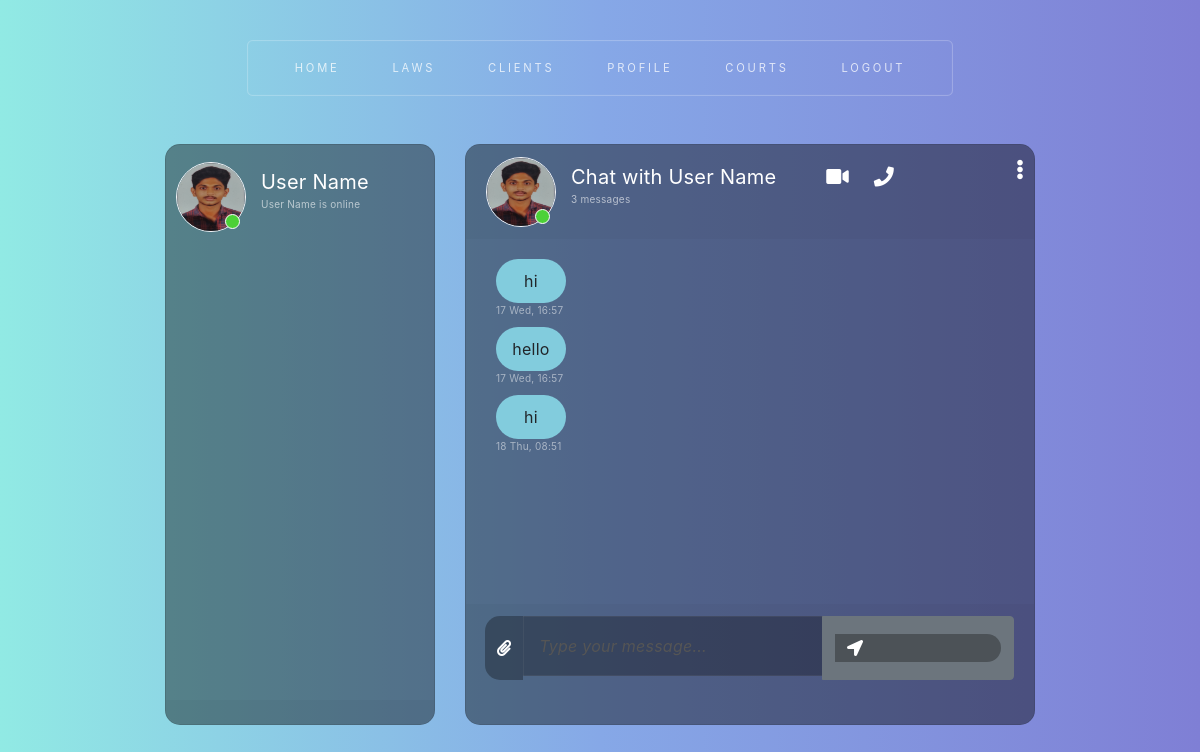
The app's page /lawyer/contact_clients/?id=5 (signed in) with its own data.
### user/models.py (models this page shows)
class Thread(models.Model):
    first_person = models.ForeignKey(User, on_delete=models.CASCADE, null=True, blank=True, related_name='thread_first_person')
    second_person = models.ForeignKey(User, on_delete=models.CASCADE, null=True, blank=True,
                                     related_name='thread_second_person')
    updated = models.DateTimeField(auto_now=True)
    timestamp = models.DateTimeField(auto_now_add=True)
    objects = ThreadManager()
    class Meta:
        unique_together = ['first_person', 'second_person']

class Complete_Profile(models.Model):
    user= models.ForeignKey(User, on_delete=models.CASCADE, related_name='profile')
    image = models.ImageField(upload_to="profile/")
    address=models.TextField()
    city=models.CharField(max_length=255)
    country=models.CharField(max_length=255)
    zip=models.IntegerField()
    mobile=models.IntegerField()

class ChatMessage(models.Model):
    thread = models.ForeignKey(Thread, null=True, blank=True, on_delete=models.CASCADE, related_name='chatmessage_thread')
    user = models.ForeignKey(User, on_delete=models.CASCADE)
    message = models.TextField()
    timestamp = models.DateTimeField(auto_now_add=True)
    read = models.BooleanField(default=False)

### lawyer/views.py (the view)
# urls.py: path('contact_clients/', contact_clients, name='contact_clients'),
def contact_clients(request):
    threads = None
    c_id = request.GET.get('id')
    print(c_id)
    l_id = request.user.id
    c = User.objects.get(id=c_id)
    l = User.objects.get(id=l_id)
    prof = Complete_Profile.objects.get(user=c)
    thread = Thread.objects.get(first_person=c,second_person=l)
    print(thread)
    unread_messages = ChatMessage.objects.filter(thread=thread, user=c_id, read=False)
    print(unread_messages)
    for msg in unread_messages:
        msg.read = True
        msg.save()
    if thread is not None:
        threads = Thread.objects.filter(pk=thread.pk).prefetch_related('chatmessage_thread').order_by('timestamp')
    return render(request, 'contact_clients.html', {'id': c_id,
                                                    'Threads': threads, 'to_user': c,'p':prof,
                                                    'logged_in_user_id': l_id})

### lawyer/templates/contact_clients.html (shortened to what this page needs)
{% load static %}
{% include 'lawyer_nav.html' %}
<!DOCTYPE html>
<html>
	<head>
		<link rel="stylesheet" href="https://stackpath.bootstrapcdn.com/bootstrap/4.1.3/css/bootstrap.min.css">
		<link rel="stylesheet" href="https://use.fontawesome.com/releases/v5.5.0/css/all.css">
		<link rel="stylesheet" type="text/css" href="https://cdnjs.cloudflare.com/ajax/libs/malihu-custom-scrollbar-plugin/3.1.5/jquery.mCustomScrollbar.min.css">
        <link rel="stylesheet" href="{% static 'css/message.css' %}">
    </head>
	<body>
		<div class="container-fluid h-100" style="padding-top:120px;">
			<div class="row justify-content-center h-100 ">
				<div class="col-md-4 col-xl-3 chat h-100 mt-4">
                    <div class="card mb-sm-3 mb-md-0 contacts_card">
					<div class="card-body contacts_body">
						<ui class="contacts">
                            {% for thread in Threads %}
                            {% if thread.second_person != request.user.username %}
                            <li>
                                    <div class="d-flex bd-highlight">
                                        <div class="img_cont">
                                            <img src="{{ p.image.url }}" class="rounded-circle user_img">
                                            <span class="online_icon"></span>
                                        </div>
                                        <div class="user_info">
                                            {% if thread.first_person == user %}
                                                <span>{{ thread.second_person.first_name }}</span>
                                            {% else %}
                                                <span>{{ thread.first_person.first_name }}</span>
                                            {% endif %}
                                            <p>{{to_user.first_name}} is online</p>
                                        </div>
                                    </div>
                                </li>
                            {% endif %}
                            {% endfor %}
						</ui>
					</div>
					<div class="card-footer"></div>
				</div></div>
				<div class="col-md-8 col-xl-6 chat h-100 mt-4">
					<div class="card">
                        {% if id != None %}
                        {% for thread in Threads %}
                            <div class="messages-wrapper  {% if forloop.first %}hide is_active{% else %}hide{% endif %}" chat-id="chat_{{ thread.id }}" other-user-id="
                                        {% if thread.first_person == user %}
                                            {{ thread.second_person.id }}
                                        {% else %}
                                            {{ thread.first_person.id }}
                                        {% endif %}
                                    ">
                                <div class="card-header msg_head">
                                    <div class="d-flex bd-highlight">
                                        <div class="img_cont">
                                            <img src="{{ p.image.url }}" class="rounded-circle user_img">
                                            <span class="online_icon"></span>
                                        </div>
                                        <div class="user_info">
                                            <span>Chat with {{ to_user.first_name }}</span>
                                            <p>{{ thread.chatmessage_thread.all.count }} messages</p>
                                        </div>
                                        <div class="video_cam">
                                            <span><i class="fas fa-video"></i></span>
                                            <span><i class="fas fa-phone"></i></span>
                                        </div>
                                    </div>
                                    <span id="action_menu_btn"><i class="fas fa-ellipsis-v"></i></span>
                                </div>
                                <div class="card-body msg_card_body">
                            {% for chat in thread.chatmessage_thread.all %}
    {% if chat.user == request.user %}
        <div class="d-flex mb-4 replied">
            <div class="msg_cotainer_send">
                {{ chat.message }}
                <span class="msg_time_send">{{ chat.timestamp|date:"d D" }}, {{ chat.timestamp|time:"H:i" }}</span>
                {% if chat.read %}
                    <i class="fas fa-check-double"></i>
                {% else %}
                    <i class="fas fa-check"></i>
                {% endif %}
            </div>
        </div>
    {% else %}
        <div class="d-flex mb-4 received">
            <div class="msg_cotainer">
                {{ chat.message }}
                <span class="msg_time">{{ chat.timestamp|date:"d D" }}, {{ chat.timestamp|time:"H:i" }}</span>
            </div>
        </div>
    {% endif %}
{% endfor %}
                                </div>
					        </div>
                        {% endfor %}
                        <div class="card-footer">
                                <form id="send-message-form" method="post">
                                    <div class="input-group">
                                        <div class="input-group-append">
                                            <span class="input-group-text attach_btn"><i class="fas fa-paperclip"></i></span>
                                        </div>
                                        <input type="text" name="msg" id="input-message" class="form-control type_msg" placeholder="Type your message...">
                                        <div class="input-group-append">
                                            <button class="btn btn-secondary" type="submit">
                                                <span class="input-group-text send_btn">
                                                    <i class="fas fa-location-arrow"></i>
                                                </span>
                                            </button>
                                        </div>
                                </div>
                                </form>
                            </div>
                        {% else %}
                        <i style="color:white;font-size:20px;font-weight:bold;padding-left:100px;padding-top:100px;">Please select your Friend to start a Chat!</i>
                        {% endif %}
                    </div>
				</div>
			</div>
		</div>
	</body>
</html>

### lawyer/templates/lawyer_nav.html (shortened to what this page needs)
{% load static %}
<!DOCTYPE HTML>
<html>
<head>
    <link rel="stylesheet" href="{% static 'css/main2.css' %}" />
</head>
<body class="homepage is-preload" style="background: url({% static 'img/bg-001.png' %})">
<div id="page-wrapper">
        <nav id="nav">
             <ul>
                <li class="current"><a href="{% url 'home' %}">Home</a></li>
                <li><a href="{% url 'lawyer_view_laws' %}">Laws</a></li>
                <li><a href="{% url 'view_clients' %}">Clients</a></li>
                <li><a href="{% url 'view_lawyer_profile' %}">profile</a></li>
                <li><a href="{% url 'lawyer_view_court' %}">Courts</a></li>
                <li><a href="{% url 'signout' %}">Logout</a></li>
            </ul>
        </nav>
</div>
</body>
</html>

### user/static/css/message.css (style rules this page uses)
body, html { height: 100%; margin: 0; background: #7f7fd5; background: -webkit-linear-gradient(to right, #91eae4, #86a8e7, #7f7fd5); background: linear-gradient(to right, #91eae4, #86a8e7, #7f7fd5); }
.chat { margin-top: auto; margin-bottom: auto; }
.card { height: 90%; border-radius: 15px !important; background-color: rgba(0, 0, 0, 0.4) !important; }
.contacts_body { padding: 0.75rem 0 !important; overflow-y: auto; white-space: nowrap; }
.msg_card_body { overflow-y: auto; max-height: 65%; padding-bottom: 20px; }
.card-header { border-radius: 15px 15px 0 0 !important; border-bottom: 0 !important; }
.card-footer { border-radius: 0 0 15px 15px !important; border-top: 0 !important; bottom: 0; position: absolute; width: 100%; }
.type_msg { background-color: rgba(0, 0, 0, 0.3) !important; border: 0 !important; color: white !important; height: 60px !important; overflow-y: auto; }
.attach_btn { border-radius: 15px 0 0 15px !important; background-color: rgba(0, 0, 0, 0.3) !important; border: 0 !important; color: white !important; cursor: pointer; }
.send_btn { border-radius: 0 15px 15px 0 !important; background-color: rgba(0, 0, 0, 0.3) !important; border: 0 !important; color: white !important; cursor: pointer; }
.contacts { list-style: none; padding: 0; }
.contacts li { width: 100% !important; padding: 5px 10px; margin-bottom: 15px !important; }
.user_img { height: 70px; width: 70px; border: 1.5px solid #f5f6fa; }
.img_cont { position: relative; height: 70px; width: 70px; }
.online_icon { position: absolute; height: 15px; width: 15px; background-color: #4cd137; border-radius: 50%; bottom: 0.2em; right: 0.4em; border: 1.5px solid white; }
.user_info { margin-top: auto; margin-bottom: auto; margin-left: 15px; }
.user_info span { font-size: 20px; color: white; }
.user_info p { font-size: 10px; color: rgba(255, 255, 255, 0.6); }
.video_cam { margin-left: 50px; margin-top: 5px; }
.video_cam span { color: white; font-size: 20px; cursor: pointer; margin-right: 20px; }
.msg_cotainer { margin-top: auto; margin-bottom: auto; margin-left: 10px; border-radius: 25px; background-color: #82ccdd; padding: 10px; position: relative; min-width: 70px; text-align: center; }
.msg_time { position: absolute; left: 0; bottom: -15px; color: rgba(255, 255, 255, 0.5); font-size: 10px; }
.msg_head { position: relative; }
#action_menu_btn { position: absolute; right: 10px; top: 10px; color: white; cursor: pointer; font-size: 20px; }
.received { justify-content: flex-start; }
.is_active { display: block !important; }
.hide { display: none; }
.msg_card_body { -ms-overflow-style: none; scrollbar-width: none; }
.messages-wrapper { height: 100%; }

### records on screen
Thread: image (picture), first_person.first_name "User Name", chatmessage_thread.all.count "3"
ChatMessage: message "hi", timestamp "17 Wed", timestamp "16:57"
ChatMessage: message "hello", timestamp "17 Wed", timestamp "16:57"
ChatMessage: message "hi", timestamp "18 Thu", timestamp "08:51"

### other values on screen
{{ to_user.first_name }} "User Name"
